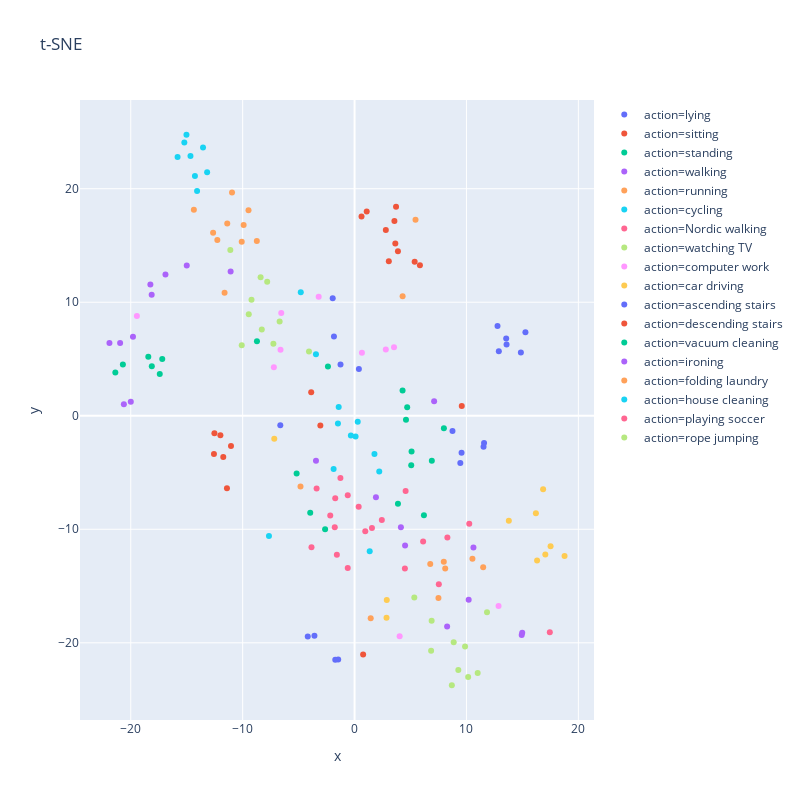
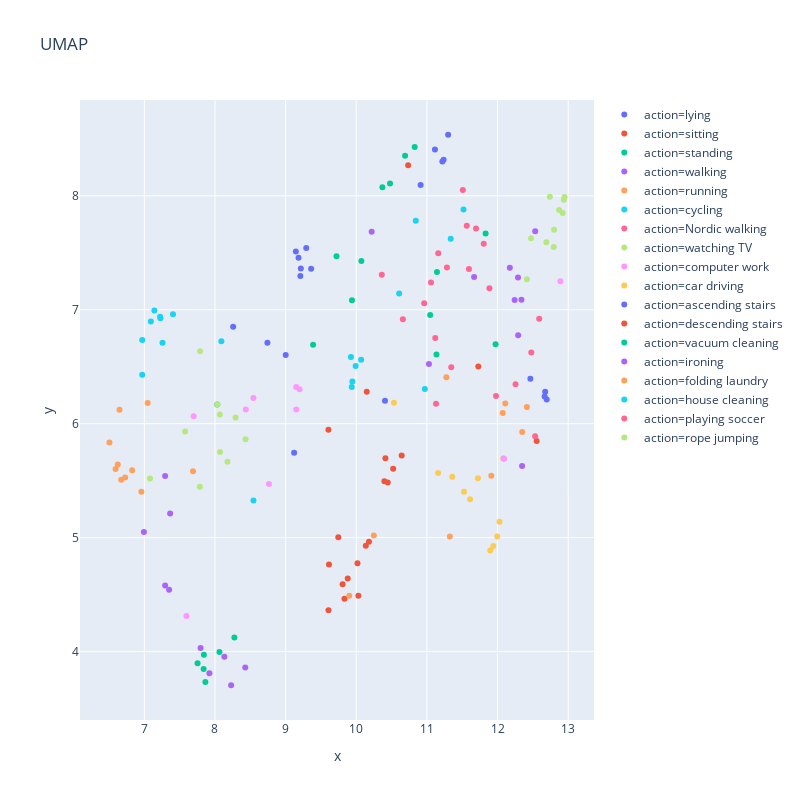

Notebook source saved alongside these figures, in order:
### Code cell
val_actions, val_labels, val_lm = get_action_vector(ae_model, skel_dt, device, class_ids=range(18), class_names=dataReader.idToLabel)
tsne_skel_plot = plot_tnse(val_actions, val_labels, val_lm)
plot_umap(val_actions, val_labels, val_lm)

### Figure 1 — Plotly figure (JSON) as saved in the notebook; plotly's stock layout.template omitted (floating-point values rounded to 4 significant figures)
{"data": [{"hoverlabel": {"namelength": 0}, "hovertemplate": "action=lying<br>x=%{x}<br>y=%{y}", "legendgroup": "action=lying", "marker": {"color": "#636efa", "symbol": "circle"}, "mode": "markers", "name": "action=lying", "showlegend": true, "type": "scatter", "x": [0.3863, -1.841, 12.77, -1.953, 13.55, 15.27, 14.86, -1.254, 13.58, 12.89], "xaxis": "x", "y": [4.111, 6.985, 7.916, 10.35, 6.811, 7.363, 5.577, 4.512, 6.283, 5.673], "yaxis": "y"}, {"hoverlabel": {"namelength": 0}, "hovertemplate": "action=sitting<br>x=%{x}<br>y=%{y}", "legendgroup": "action=sitting", "marker": {"color": "#EF553B", "symbol": "circle"}, "mode": "markers", "name": "action=sitting", "showlegend": true, "type": "scatter", "x": [-3.058, 0.6216, 1.085, 3.643, 3.707, 3.877, -3.876, 3.561, 0.7639, 2.794], "xaxis": "x", "y": [-0.8687, 17.55, 17.98, 15.18, 18.4, 14.49, 2.071, 17.15, -21.03, 16.36], "yaxis": "y"}, {"hoverlabel": {"namelength": 0}, "hovertemplate": "action=standing<br>x=%{x}<br>y=%{y}", "legendgroup": "action=standing", "marker": {"color": "#00cc96", "symbol": "circle"}, "mode": "markers", "name": "action=standing", "showlegend": true, "type": "scatter", "x": [6.199, 5.095, 5.063, -8.723, 7.984, 6.905, 4.595, 4.703, -2.381, 4.291], "xaxis": "x", "y": [-8.754, -3.139, -4.358, 6.561, -1.109, -3.968, -0.3598, 0.7491, 4.337, 2.216], "yaxis": "y"}, {"hoverlabel": {"namelength": 0}, "hovertemplate": "action=walking<br>x=%{x}<br>y=%{y}", "legendgroup": "action=walking", "marker": {"color": "#ab63fa", "symbol": "circle"}, "mode": "markers", "name": "action=walking", "showlegend": true, "type": "scatter", "x": [8.271, 10.62, 1.91, 10.2, 14.94, 14.98, -3.449, 4.141, 7.111, 4.515], "xaxis": "x", "y": [-18.56, -11.6, -7.181, -16.2, -19.32, -19.12, -3.969, -9.817, 1.281, -11.43], "yaxis": "y"}, {"hoverlabel": {"namelength": 0}, "hovertemplate": "action=running<br>x=%{x}<br>y=%{y}", "legendgroup": "action=running", "marker": {"color": "#FFA15A", "symbol": "circle"}, "mode": "markers", "name": "action=running", "showlegend": true, "type": "scatter", "x": [6.763, 4.294, 10.53, 7.974, 5.448, 1.442, 11.49, -4.832, 8.101, 7.496], "xaxis": "x", "y": [-13.06, 10.52, -12.6, -12.85, 17.27, -17.84, -13.34, -6.23, -13.45, -16.05], "yaxis": "y"}, {"hoverlabel": {"namelength": 0}, "hovertemplate": "action=cycling<br>x=%{x}<br>y=%{y}", "legendgroup": "action=cycling", "marker": {"color": "#19d3f3", "symbol": "circle"}, "mode": "markers", "name": "action=cycling", "showlegend": true, "type": "scatter", "x": [-1.419, 1.354, -1.486, 0.2837, -4.808, -1.871, 0.08933, -0.3307, 1.778, 2.207], "xaxis": "x", "y": [0.7822, -11.93, -0.6823, -0.5329, 10.89, -4.685, -1.819, -1.743, -3.361, -4.904], "yaxis": "y"}, {"hoverlabel": {"namelength": 0}, "hovertemplate": "action=Nordic walking<br>x=%{x}<br>y=%{y}", "legendgroup": "action=Nordic walking", "marker": {"color": "#FF6692", "symbol": "circle"}, "mode": "markers", "name": "action=Nordic walking", "showlegend": true, "type": "scatter", "x": [-1.729, -2.172, 0.3669, 1.554, 7.531, 0.9574, -1.265, 2.437, -0.609, -1.769], "xaxis": "x", "y": [-7.265, -8.78, -8.021, -9.892, -14.85, -10.18, -5.49, -9.173, -7.01, -9.816], "yaxis": "y"}, {"hoverlabel": {"namelength": 0}, "hovertemplate": "action=watching TV<br>x=%{x}<br>y=%{y}", "legendgroup": "action=watching TV", "marker": {"color": "#B6E880", "symbol": "circle"}, "mode": "markers", "name": "action=watching TV", "showlegend": true, "type": "scatter", "x": [-8.397, -7.253, -4.074, -11.1, -6.698, -8.291, -9.456, -10.08, -7.809, -9.211], "xaxis": "x", "y": [12.21, 6.353, 5.654, 14.6, 8.295, 7.594, 8.931, 6.209, 11.8, 10.21], "yaxis": "y"}, {"hoverlabel": {"namelength": 0}, "hovertemplate": "action=computer work<br>x=%{x}<br>y=%{y}", "legendgroup": "action=computer work", "marker": {"color": "#FF97FF", "symbol": "circle"}, "mode": "markers", "name": "action=computer work", "showlegend": true, "type": "scatter", "x": [-3.208, 3.527, 2.792, 12.87, -6.551, -6.617, 4.028, -19.45, 0.658, -7.212], "xaxis": "x", "y": [10.47, 6.027, 5.833, -16.76, 9.05, 5.805, -19.42, 8.792, 5.561, 4.282], "yaxis": "y"}, {"hoverlabel": {"namelength": 0}, "hovertemplate": "action=car driving<br>x=%{x}<br>y=%{y}", "legendgroup": "action=car driving", "marker": {"color": "#FECB52", "symbol": "circle"}, "mode": "markers", "name": "action=car driving", "showlegend": true, "type": "scatter", "x": [2.856, 17.52, 18.77, 16.85, 16.2, 16.31, -7.176, 2.877, 13.79, 17.05], "xaxis": "x", "y": [-17.8, -11.49, -12.36, -6.479, -8.586, -12.76, -2.025, -16.24, -9.244, -12.23], "yaxis": "y"}, {"hoverlabel": {"namelength": 0}, "hovertemplate": "action=ascending stairs<br>x=%{x}<br>y=%{y}", "legendgroup": "action=ascending stairs", "marker": {"color": "#636efa", "symbol": "circle"}, "mode": "markers", "name": "action=ascending stairs", "showlegend": true, "type": "scatter", "x": [9.561, 9.45, -1.464, -6.637, 8.752, 11.57, -4.183, -3.586, -1.724, 11.53], "xaxis": "x", "y": [-3.256, -4.172, -21.47, -0.8468, -1.333, -2.392, -19.45, -19.38, -21.48, -2.725], "yaxis": "y"}, {"hoverlabel": {"namelength": 0}, "hovertemplate": "action=descending stairs<br>x=%{x}<br>y=%{y}", "legendgroup": "action=descending stairs", "marker": {"color": "#EF553B", "symbol": "circle"}, "mode": "markers", "name": "action=descending stairs", "showlegend": true, "type": "scatter", "x": [-11.04, -12.57, 9.582, 3.062, -11.4, 5.37, 5.84, -11.99, -12.52, -11.73], "xaxis": "x", "y": [-2.673, -3.37, 0.8503, 13.62, -6.375, 13.57, 13.25, -1.716, -1.551, -3.632], "yaxis": "y"}, {"hoverlabel": {"namelength": 0}, "hovertemplate": "action=vacuum cleaning<br>x=%{x}<br>y=%{y}", "legendgroup": "action=vacuum cleaning", "marker": {"color": "#00cc96", "symbol": "circle"}, "mode": "markers", "name": "action=vacuum cleaning", "showlegend": true, "type": "scatter", "x": [-18.43, -3.963, -21.38, -18.12, -17.41, -17.19, -20.71, 3.878, -2.633, -5.178], "xaxis": "x", "y": [5.205, -8.537, 3.811, 4.358, 3.679, 5.001, 4.512, -7.751, -9.996, -5.091], "yaxis": "y"}, {"hoverlabel": {"namelength": 0}, "hovertemplate": "action=ironing<br>x=%{x}<br>y=%{y}", "legendgroup": "action=ironing", "marker": {"color": "#ab63fa", "symbol": "circle"}, "mode": "markers", "name": "action=ironing", "showlegend": true, "type": "scatter", "x": [-18.25, -16.9, -18.13, -11.08, -15.0, -21.91, -20.0, -20.62, -20.95, -19.8], "xaxis": "x", "y": [11.55, 12.44, 10.66, 12.71, 13.23, 6.408, 1.244, 1.024, 6.399, 6.952], "yaxis": "y"}, {"hoverlabel": {"namelength": 0}, "hovertemplate": "action=folding laundry<br>x=%{x}<br>y=%{y}", "legendgroup": "action=folding laundry", "marker": {"color": "#FFA15A", "symbol": "circle"}, "mode": "markers", "name": "action=folding laundry", "showlegend": true, "type": "scatter", "x": [-14.36, -11.62, -11.38, -8.734, -12.26, -9.912, -10.08, -10.95, -9.478, -12.64], "xaxis": "x", "y": [18.15, 10.83, 16.93, 15.4, 15.48, 16.81, 15.33, 19.67, 18.1, 16.13], "yaxis": "y"}, {"hoverlabel": {"namelength": 0}, "hovertemplate": "action=house cleaning<br>x=%{x}<br>y=%{y}", "legendgroup": "action=house cleaning", "marker": {"color": "#19d3f3", "symbol": "circle"}, "mode": "markers", "name": "action=house cleaning", "showlegend": true, "type": "scatter", "x": [-7.65, -3.45, -14.07, -15.21, -13.54, -14.66, -13.18, -14.27, -15.82, -15.02], "xaxis": "x", "y": [-10.6, 5.418, 19.8, 24.06, 23.63, 22.88, 21.46, 21.12, 22.79, 24.75], "yaxis": "y"}, {"hoverlabel": {"namelength": 0}, "hovertemplate": "action=playing soccer<br>x=%{x}<br>y=%{y}", "legendgroup": "action=playing soccer", "marker": {"color": "#FF6692", "symbol": "circle"}, "mode": "markers", "name": "action=playing soccer", "showlegend": true, "type": "scatter", "x": [4.562, 8.295, 10.25, -3.849, 6.129, -1.582, -3.393, 17.45, -0.61, 4.498], "xaxis": "x", "y": [-6.633, -10.73, -9.515, -11.59, -11.09, -12.24, -6.405, -19.07, -13.41, -13.46], "yaxis": "y"}, {"hoverlabel": {"namelength": 0}, "hovertemplate": "action=rope jumping<br>x=%{x}<br>y=%{y}", "legendgroup": "action=rope jumping", "marker": {"color": "#B6E880", "symbol": "circle"}, "mode": "markers", "name": "action=rope jumping", "showlegend": true, "type": "scatter", "x": [6.888, 11.0, 6.841, 5.339, 11.84, 8.86, 9.274, 8.694, 10.15, 9.875], "xaxis": "x", "y": [-18.06, -22.65, -20.7, -16.01, -17.31, -19.96, -22.39, -23.74, -23.0, -20.32], "yaxis": "y"}], "layout": {"height": 800, "legend": {"tracegroupgap": 0}, "title": {"text": "t-SNE"}, "width": 800, "xaxis": {"anchor": "y", "domain": [0, 1], "title": {"text": "x"}}, "yaxis": {"anchor": "x", "domain": [0, 1], "title": {"text": "y"}}}}

### Figure 2 — Plotly figure (JSON) as saved in the notebook; plotly's stock layout.template omitted (floating-point values rounded to 4 significant figures)
{"data": [{"hoverlabel": {"namelength": 0}, "hovertemplate": "action=lying<br>x=%{x}<br>y=%{y}", "legendgroup": "action=lying", "marker": {"color": "#636efa", "symbol": "circle"}, "mode": "markers", "name": "action=lying", "showlegend": true, "type": "scatter", "x": [9.001, 8.257, 9.183, 9.12, 9.209, 9.145, 9.292, 8.742, 9.215, 9.361], "xaxis": "x", "y": [6.602, 6.851, 7.456, 5.745, 7.297, 7.51, 7.543, 6.71, 7.361, 7.361], "yaxis": "y"}, {"hoverlabel": {"namelength": 0}, "hovertemplate": "action=sitting<br>x=%{x}<br>y=%{y}", "legendgroup": "action=sitting", "marker": {"color": "#EF553B", "symbol": "circle"}, "mode": "markers", "name": "action=sitting", "showlegend": true, "type": "scatter", "x": [10.15, 9.607, 9.833, 9.614, 10.03, 9.745, 9.606, 9.807, 12.55, 9.879], "xaxis": "x", "y": [6.28, 4.362, 4.464, 4.764, 4.489, 5.003, 5.947, 4.59, 5.848, 4.64], "yaxis": "y"}, {"hoverlabel": {"namelength": 0}, "hovertemplate": "action=standing<br>x=%{x}<br>y=%{y}", "legendgroup": "action=standing", "marker": {"color": "#00cc96", "symbol": "circle"}, "mode": "markers", "name": "action=standing", "showlegend": true, "type": "scatter", "x": [11.97, 10.48, 10.69, 8.032, 10.37, 10.83, 9.72, 10.07, 9.389, 9.939], "xaxis": "x", "y": [6.696, 8.108, 8.352, 6.168, 8.074, 8.429, 7.469, 7.427, 6.692, 7.082], "yaxis": "y"}, {"hoverlabel": {"namelength": 0}, "hovertemplate": "action=walking<br>x=%{x}<br>y=%{y}", "legendgroup": "action=walking", "marker": {"color": "#ab63fa", "symbol": "circle"}, "mode": "markers", "name": "action=walking", "showlegend": true, "type": "scatter", "x": [12.53, 12.35, 11.67, 12.24, 12.29, 12.17, 11.03, 12.29, 10.22, 12.34], "xaxis": "x", "y": [7.69, 5.627, 7.288, 7.086, 7.283, 7.368, 6.525, 6.776, 7.685, 7.089], "yaxis": "y"}, {"hoverlabel": {"namelength": 0}, "hovertemplate": "action=running<br>x=%{x}<br>y=%{y}", "legendgroup": "action=running", "marker": {"color": "#FFA15A", "symbol": "circle"}, "mode": "markers", "name": "action=running", "showlegend": true, "type": "scatter", "x": [12.42, 10.25, 11.91, 12.11, 9.901, 11.32, 12.08, 11.28, 12.35, 12.07], "xaxis": "x", "y": [6.145, 5.018, 5.543, 6.177, 4.489, 5.011, 5.695, 6.408, 5.926, 6.095], "yaxis": "y"}, {"hoverlabel": {"namelength": 0}, "hovertemplate": "action=cycling<br>x=%{x}<br>y=%{y}", "legendgroup": "action=cycling", "marker": {"color": "#19d3f3", "symbol": "circle"}, "mode": "markers", "name": "action=cycling", "showlegend": true, "type": "scatter", "x": [9.936, 11.34, 9.945, 9.991, 8.544, 10.97, 9.924, 10.07, 10.84, 11.52], "xaxis": "x", "y": [6.323, 7.622, 6.369, 6.506, 5.325, 6.304, 6.585, 6.56, 7.782, 7.88], "yaxis": "y"}, {"hoverlabel": {"namelength": 0}, "hovertemplate": "action=Nordic walking<br>x=%{x}<br>y=%{y}", "legendgroup": "action=Nordic walking", "marker": {"color": "#FF6692", "symbol": "circle"}, "mode": "markers", "name": "action=Nordic walking", "showlegend": true, "type": "scatter", "x": [10.66, 10.96, 11.59, 11.8, 12.25, 11.56, 11.13, 11.88, 11.12, 11.06], "xaxis": "x", "y": [6.916, 7.057, 7.357, 7.579, 6.345, 7.736, 6.175, 7.189, 6.752, 7.24], "yaxis": "y"}, {"hoverlabel": {"namelength": 0}, "hovertemplate": "action=watching TV<br>x=%{x}<br>y=%{y}", "legendgroup": "action=watching TV", "marker": {"color": "#B6E880", "symbol": "circle"}, "mode": "markers", "name": "action=watching TV", "showlegend": true, "type": "scatter", "x": [7.786, 8.292, 7.789, 7.081, 8.432, 8.069, 8.177, 8.034, 7.577, 8.072], "xaxis": "x", "y": [5.447, 6.055, 6.636, 5.518, 5.864, 6.081, 5.665, 6.169, 5.932, 5.751], "yaxis": "y"}, {"hoverlabel": {"namelength": 0}, "hovertemplate": "action=computer work<br>x=%{x}<br>y=%{y}", "legendgroup": "action=computer work", "marker": {"color": "#FF97FF", "symbol": "circle"}, "mode": "markers", "name": "action=computer work", "showlegend": true, "type": "scatter", "x": [8.764, 9.15, 9.197, 12.89, 7.698, 8.436, 12.09, 7.596, 9.149, 8.544], "xaxis": "x", "y": [5.47, 6.124, 6.301, 7.249, 6.064, 6.124, 5.693, 4.313, 6.321, 6.226], "yaxis": "y"}, {"hoverlabel": {"namelength": 0}, "hovertemplate": "action=car driving<br>x=%{x}<br>y=%{y}", "legendgroup": "action=car driving", "marker": {"color": "#FECB52", "symbol": "circle"}, "mode": "markers", "name": "action=car driving", "showlegend": true, "type": "scatter", "x": [11.72, 12.0, 11.9, 11.16, 11.61, 12.03, 10.53, 11.36, 11.53, 11.94], "xaxis": "x", "y": [5.521, 5.01, 4.888, 5.567, 5.336, 5.138, 6.184, 5.534, 5.403, 4.927], "yaxis": "y"}, {"hoverlabel": {"namelength": 0}, "hovertemplate": "action=ascending stairs<br>x=%{x}<br>y=%{y}", "legendgroup": "action=ascending stairs", "marker": {"color": "#636efa", "symbol": "circle"}, "mode": "markers", "name": "action=ascending stairs", "showlegend": true, "type": "scatter", "x": [11.11, 11.3, 12.7, 10.41, 10.91, 11.24, 12.67, 12.46, 12.67, 11.22], "xaxis": "x", "y": [8.406, 8.536, 6.212, 6.201, 8.096, 8.317, 6.28, 6.395, 6.239, 8.301], "yaxis": "y"}, {"hoverlabel": {"namelength": 0}, "hovertemplate": "action=descending stairs<br>x=%{x}<br>y=%{y}", "legendgroup": "action=descending stairs", "marker": {"color": "#EF553B", "symbol": "circle"}, "mode": "markers", "name": "action=descending stairs", "showlegend": true, "type": "scatter", "x": [10.41, 10.4, 10.73, 10.02, 11.73, 10.18, 10.13, 10.45, 10.52, 10.64], "xaxis": "x", "y": [5.697, 5.494, 8.268, 4.774, 6.501, 4.964, 4.928, 5.483, 5.605, 5.721], "yaxis": "y"}, {"hoverlabel": {"namelength": 0}, "hovertemplate": "action=vacuum cleaning<br>x=%{x}<br>y=%{y}", "legendgroup": "action=vacuum cleaning", "marker": {"color": "#00cc96", "symbol": "circle"}, "mode": "markers", "name": "action=vacuum cleaning", "showlegend": true, "type": "scatter", "x": [7.839, 11.05, 8.275, 7.843, 7.864, 7.753, 8.063, 11.83, 11.14, 11.14], "xaxis": "x", "y": [3.847, 6.954, 4.123, 3.973, 3.733, 3.898, 3.996, 7.668, 7.331, 6.607], "yaxis": "y"}, {"hoverlabel": {"namelength": 0}, "hovertemplate": "action=ironing<br>x=%{x}<br>y=%{y}", "legendgroup": "action=ironing", "marker": {"color": "#ab63fa", "symbol": "circle"}, "mode": "markers", "name": "action=ironing", "showlegend": true, "type": "scatter", "x": [7.295, 6.994, 7.351, 7.294, 7.365, 8.133, 8.229, 8.429, 7.921, 7.796], "xaxis": "x", "y": [4.58, 5.049, 4.542, 5.541, 5.211, 3.954, 3.704, 3.861, 3.809, 4.032], "yaxis": "y"}, {"hoverlabel": {"namelength": 0}, "hovertemplate": "action=folding laundry<br>x=%{x}<br>y=%{y}", "legendgroup": "action=folding laundry", "marker": {"color": "#FFA15A", "symbol": "circle"}, "mode": "markers", "name": "action=folding laundry", "showlegend": true, "type": "scatter", "x": [7.047, 7.689, 6.593, 6.729, 6.958, 6.506, 6.827, 6.649, 6.624, 6.673], "xaxis": "x", "y": [6.182, 5.582, 5.603, 5.527, 5.402, 5.834, 5.591, 6.121, 5.643, 5.508], "yaxis": "y"}, {"hoverlabel": {"namelength": 0}, "hovertemplate": "action=house cleaning<br>x=%{x}<br>y=%{y}", "legendgroup": "action=house cleaning", "marker": {"color": "#19d3f3", "symbol": "circle"}, "mode": "markers", "name": "action=house cleaning", "showlegend": true, "type": "scatter", "x": [10.61, 8.09, 6.97, 7.093, 7.228, 7.142, 6.97, 7.257, 7.405, 7.224], "xaxis": "x", "y": [7.143, 6.722, 6.429, 6.896, 6.926, 6.993, 6.735, 6.71, 6.96, 6.938], "yaxis": "y"}, {"hoverlabel": {"namelength": 0}, "hovertemplate": "action=playing soccer<br>x=%{x}<br>y=%{y}", "legendgroup": "action=playing soccer", "marker": {"color": "#FF6692", "symbol": "circle"}, "mode": "markers", "name": "action=playing soccer", "showlegend": true, "type": "scatter", "x": [11.51, 11.98, 12.53, 11.16, 12.48, 11.28, 11.34, 10.36, 11.69, 12.59], "xaxis": "x", "y": [8.051, 6.244, 5.889, 7.495, 6.624, 7.371, 6.496, 7.307, 7.713, 6.921], "yaxis": "y"}, {"hoverlabel": {"namelength": 0}, "hovertemplate": "action=rope jumping<br>x=%{x}<br>y=%{y}", "legendgroup": "action=rope jumping", "marker": {"color": "#B6E880", "symbol": "circle"}, "mode": "markers", "name": "action=rope jumping", "showlegend": true, "type": "scatter", "x": [12.47, 12.94, 12.69, 12.42, 12.8, 12.8, 12.87, 12.92, 12.95, 12.74], "xaxis": "x", "y": [7.627, 7.966, 7.592, 7.267, 7.551, 7.703, 7.876, 7.85, 7.989, 7.991], "yaxis": "y"}], "layout": {"height": 800, "legend": {"tracegroupgap": 0}, "title": {"text": "UMAP"}, "width": 800, "xaxis": {"anchor": "y", "domain": [0, 1], "title": {"text": "x"}}, "yaxis": {"anchor": "x", "domain": [0, 1], "title": {"text": "y"}}}}
